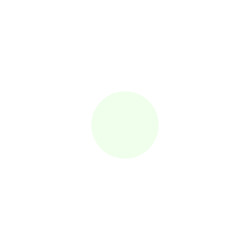
Frame 1 (no input)
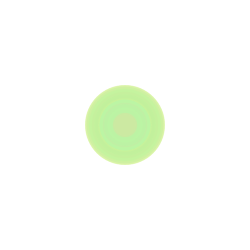
Frame 60 (the mouse pressed at the canvas centre just before this capture)
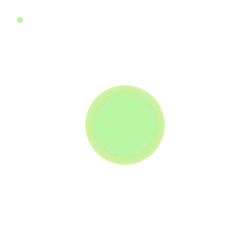
Frame 120 (the mouse held since frame 60 and released just before this capture)

The Processing sketch that drew these frames (run headless with seeded random() and noise(); from frame 60 on, the mouse is pressed at the canvas centre):

// Processing sketch: processing_160747
// ── processing_160747.pde

int counter;


void setup() {  //setup function called initially, only once
  size(250, 250);
  background(255);  //set background white
  colorMode(HSB);   //set colors to Hue, Saturation, Brightness mode
  counter = 0;
}

void foo(int radius) {
    ellipse(20,20,radius,radius);
}

void draw() {  //draw function loops 
  counter = counter + 1;
  noStroke();
  fill(random(120),100,255,50);
  
  if(mousePressed == true) { //add some interaction
    foo(5);
    ellipse(mouseX, mouseY, 60, 60);
  }
  else {
    ellipse(width/2, height/2, 80*sin(counter), 80*sin(counter));
  }
}
